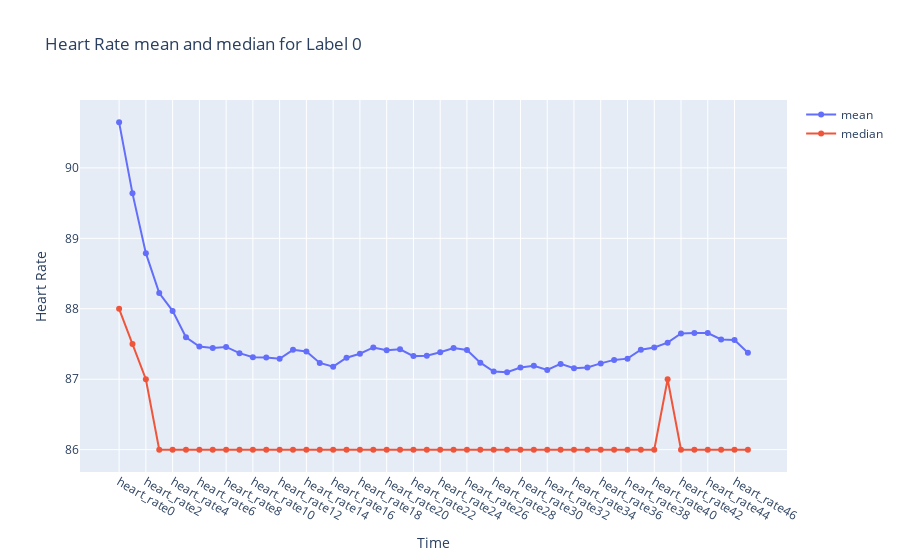

Here is the notebook cell this chart was saved with:
### Code cell
plot_features('heart_rate', df0_describe, 'Heart Rate mean and median for Label 0', 'Heart Rate')

### Figure 1 — Plotly figure (JSON) as saved in the notebook; plotly's stock layout.template omitted (floating-point values rounded to 4 significant figures)
{"data": [{"mode": "lines+markers", "name": "mean", "type": "scatter", "x": ["heart_rate0", "heart_rate1", "heart_rate2", "heart_rate3", "heart_rate4", "heart_rate5", "heart_rate6", "heart_rate7", "heart_rate8", "heart_rate9", "heart_rate10", "heart_rate11", "heart_rate12", "heart_rate13", "heart_rate14", "heart_rate15", "heart_rate16", "heart_rate17", "heart_rate18", "heart_rate19", "heart_rate20", "heart_rate21", "heart_rate22", "heart_rate23", "heart_rate24", "heart_rate25", "heart_rate26", "heart_rate27", "heart_rate28", "heart_rate29", "heart_rate30", "heart_rate31", "heart_rate32", "heart_rate33", "heart_rate34", "heart_rate35", "heart_rate36", "heart_rate37", "heart_rate38", "heart_rate39", "heart_rate40", "heart_rate41", "heart_rate42", "heart_rate43", "heart_rate44", "heart_rate45", "heart_rate46", "heart_rate47"], "y": [90.65, 89.64, 88.79, 88.22, 87.97, 87.59, 87.46, 87.44, 87.46, 87.37, 87.31, 87.31, 87.29, 87.42, 87.39, 87.23, 87.18, 87.3, 87.36, 87.45, 87.41, 87.42, 87.33, 87.33, 87.38, 87.44, 87.41, 87.23, 87.11, 87.1, 87.17, 87.19, 87.13, 87.22, 87.16, 87.17, 87.22, 87.27, 87.29, 87.42, 87.45, 87.52, 87.65, 87.66, 87.65, 87.56, 87.56, 87.38]}, {"mode": "lines+markers", "name": "median", "type": "scatter", "x": ["heart_rate0", "heart_rate1", "heart_rate2", "heart_rate3", "heart_rate4", "heart_rate5", "heart_rate6", "heart_rate7", "heart_rate8", "heart_rate9", "heart_rate10", "heart_rate11", "heart_rate12", "heart_rate13", "heart_rate14", "heart_rate15", "heart_rate16", "heart_rate17", "heart_rate18", "heart_rate19", "heart_rate20", "heart_rate21", "heart_rate22", "heart_rate23", "heart_rate24", "heart_rate25", "heart_rate26", "heart_rate27", "heart_rate28", "heart_rate29", "heart_rate30", "heart_rate31", "heart_rate32", "heart_rate33", "heart_rate34", "heart_rate35", "heart_rate36", "heart_rate37", "heart_rate38", "heart_rate39", "heart_rate40", "heart_rate41", "heart_rate42", "heart_rate43", "heart_rate44", "heart_rate45", "heart_rate46", "heart_rate47"], "y": [88, 87.5, 87, 86, 86, 86, 86, 86, 86, 86, 86, 86, 86, 86, 86, 86, 86, 86, 86, 86, 86, 86, 86, 86, 86, 86, 86, 86, 86, 86, 86, 86, 86, 86, 86, 86, 86, 86, 86, 86, 86, 87, 86, 86, 86, 86, 86, 86]}], "layout": {"title": {"text": "Heart Rate mean and median for Label 0"}, "xaxis": {"title": {"text": "Time"}}, "yaxis": {"title": {"text": "Heart Rate"}}}}
